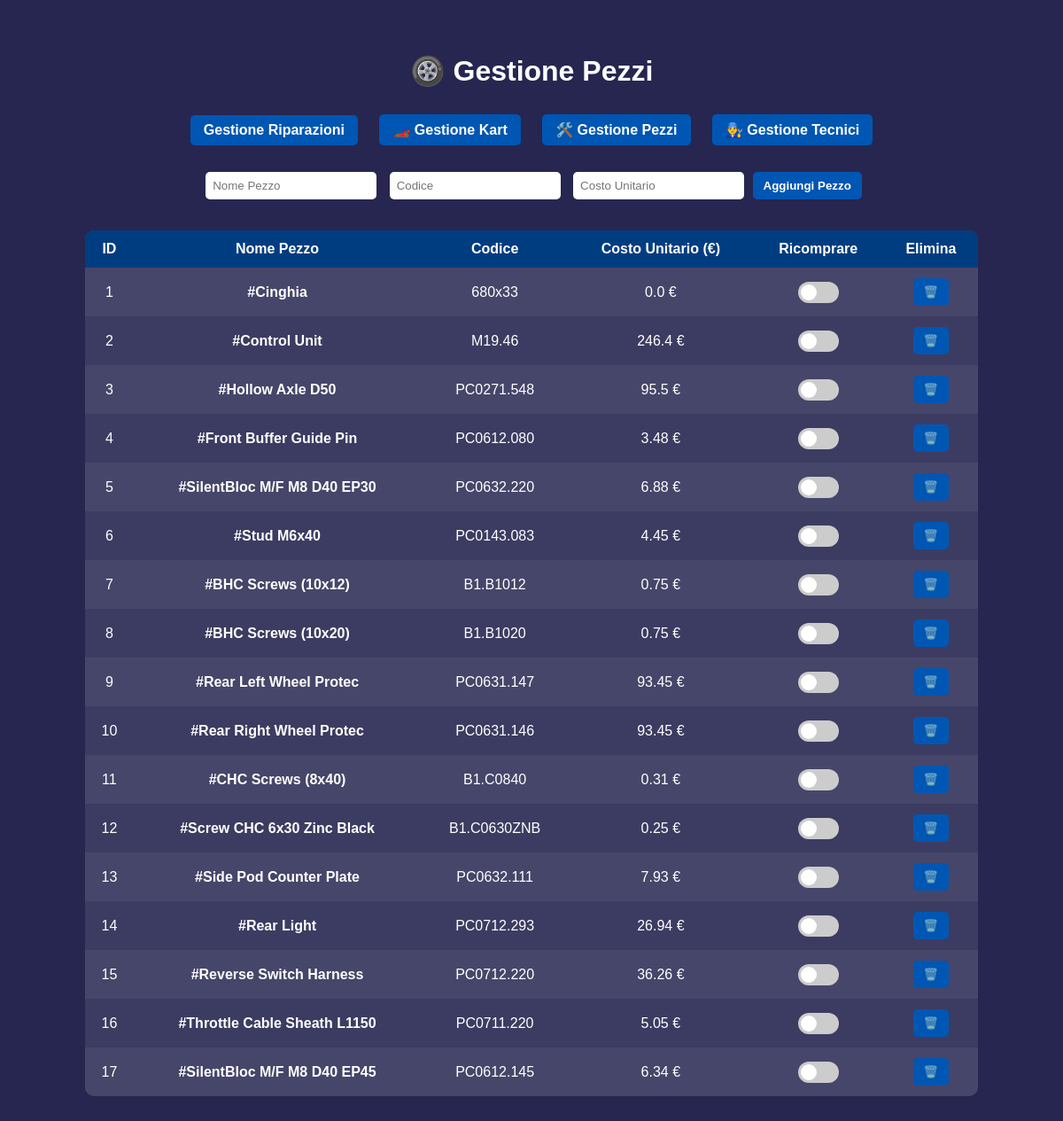
The page /parts on the database as committed earlier.
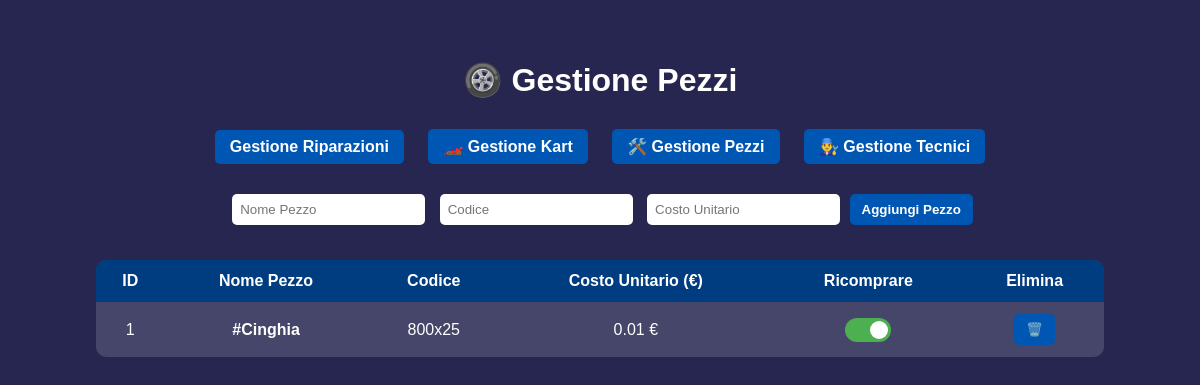
The same page on the database as committed later.
### tables this page shows
CREATE TABLE pezzi (
            pezzo_id INTEGER PRIMARY KEY AUTOINCREMENT,
            nome_pezzo TEXT,
            codice TEXT,
            costo_unitario REAL,
            ricomprare BOOLEAN DEFAULT 0
        );

### main.py (the view)
@app.route("/parts")
def parts():
    conn = db.get_connection()
    c = conn.cursor()
    c.execute("""
        SELECT pezzo_id, nome_pezzo, codice, costo_unitario, ricomprare
        FROM pezzi
        ORDER BY pezzo_id ASC
    """)
    parts = c.fetchall()
    conn.close()
    return render_template("parts.html", parts=parts)

### Mechanic.py (called while the page is built)
    def get_connection(self):
        return sqlite3.connect(self.database_name)

### templates/parts.html (shortened to what this page needs)
<!DOCTYPE html>
<html>
<head>
    <link rel="stylesheet" href="{{ url_for('static', filename='style.css') }}">
</head>
<body>
<div class="overlay">
    <h1>🛞 Gestione Pezzi</h1>
    <div class="top-nav">
        <a href="/" class="nav-btn">Gestione Riparazioni</a>
        <a href="/karts" class="nav-btn">🏎️ Gestione Kart</a>
        <a href="/parts" class="nav-btn">🛠️ Gestione Pezzi</a>
        <a href="/technicians" class="nav-btn">👨‍🔧 Gestione Tecnici</a>
    </div>
    <form action="/add_part" method="post">
        <input type="text" name="nome_pezzo" placeholder="Nome Pezzo" required>
        <input type="text" name="codice" placeholder="Codice" required>
        <input type="number" step="0.01" name="costo_unitario" placeholder="Costo Unitario" required>
        <button type="submit">Aggiungi Pezzo</button>
    </form>
    <table>
        <tr>
            <th>ID</th>
            <th>Nome Pezzo</th>
            <th>Codice</th>
            <th>Costo Unitario (€)</th>
            <th>Ricomprare</th>
            <th>Elimina</th>
        </tr>
        {% for p in parts %}
        <tr>
            <td>{{ p[0] }}</td>
            <td><b>#{{ p[1] }}</b></td>
            <td>{{ p[2] }}</td>
            <td>{{ p[3] }} €</td>
            <td class="reorder-cell" style="text-align: center;">
                <form action="/toggle_reorder/{{ p[0] }}" method="post" style="display: inline;">
                    <label class="switch">
                        <span class="slider"></span>
                    </label>
                </form>
            </td>
            <td>
                <button onclick="if(confirm('Sei sicuro di voler eliminare questo pezzo?')) { location.href='/remove_part/{{ p[0] }}'; }">
                    🗑️
                </button>
            </td>
        </tr>
        {% endfor %}
    </table>
</div>
</body>
</html>

Rows that differ between the two databases and show on the page:
removed pezzi: pezzo_id "2", nome_pezzo "Control Unit", codice "M19.46", costo_unitario "246.4"
removed pezzi: pezzo_id "3", nome_pezzo "Hollow Axle D50", codice "PC0271.548", costo_unitario "95.5"
removed pezzi: pezzo_id "4", nome_pezzo "Front Buffer Guide Pin", codice "PC0612.080", costo_unitario "3.48"
removed pezzi: pezzo_id "5", nome_pezzo "SilentBloc M/F M8 D40 EP30", codice "PC0632.220", costo_unitario "6.88"
removed pezzi: pezzo_id "6", nome_pezzo "Stud M6x40", codice "PC0143.083", costo_unitario "4.45"
removed pezzi: pezzo_id "7", nome_pezzo "BHC Screws (10x12)", codice "B1.B1012", costo_unitario "0.75"
removed pezzi: pezzo_id "8", nome_pezzo "BHC Screws (10x20)", codice "B1.B1020", costo_unitario "0.75"
removed pezzi: pezzo_id "9", nome_pezzo "Rear Left Wheel Protec", codice "PC0631.147", costo_unitario "93.45"
removed pezzi: pezzo_id "10", nome_pezzo "Rear Right Wheel Protec", codice "PC0631.146", costo_unitario "93.45"
removed pezzi: pezzo_id "11", nome_pezzo "CHC Screws (8x40)", codice "B1.C0840", costo_unitario "0.31"
removed pezzi: pezzo_id "12", nome_pezzo "Screw CHC 6x30 Zinc Black", codice "B1.C0630ZNB", costo_unitario "0.25"
removed pezzi: pezzo_id "13", nome_pezzo "Side Pod Counter Plate", codice "PC0632.111", costo_unitario "7.93"
removed pezzi: pezzo_id "14", nome_pezzo "Rear Light", codice "PC0712.293", costo_unitario "26.94"
removed pezzi: pezzo_id "15", nome_pezzo "Reverse Switch Harness", codice "PC0712.220", costo_unitario "36.26"
removed pezzi: pezzo_id "16", nome_pezzo "Throttle Cable Sheath L1150", codice "PC0711.220", costo_unitario "5.05"
removed pezzi: pezzo_id "17", nome_pezzo "SilentBloc M/F M8 D40 EP45", codice "PC0612.145", costo_unitario "6.34"
changed pezzi "Cinghia": codice "680x33" → "800x25"; costo_unitario "0.0" → "0.01"
